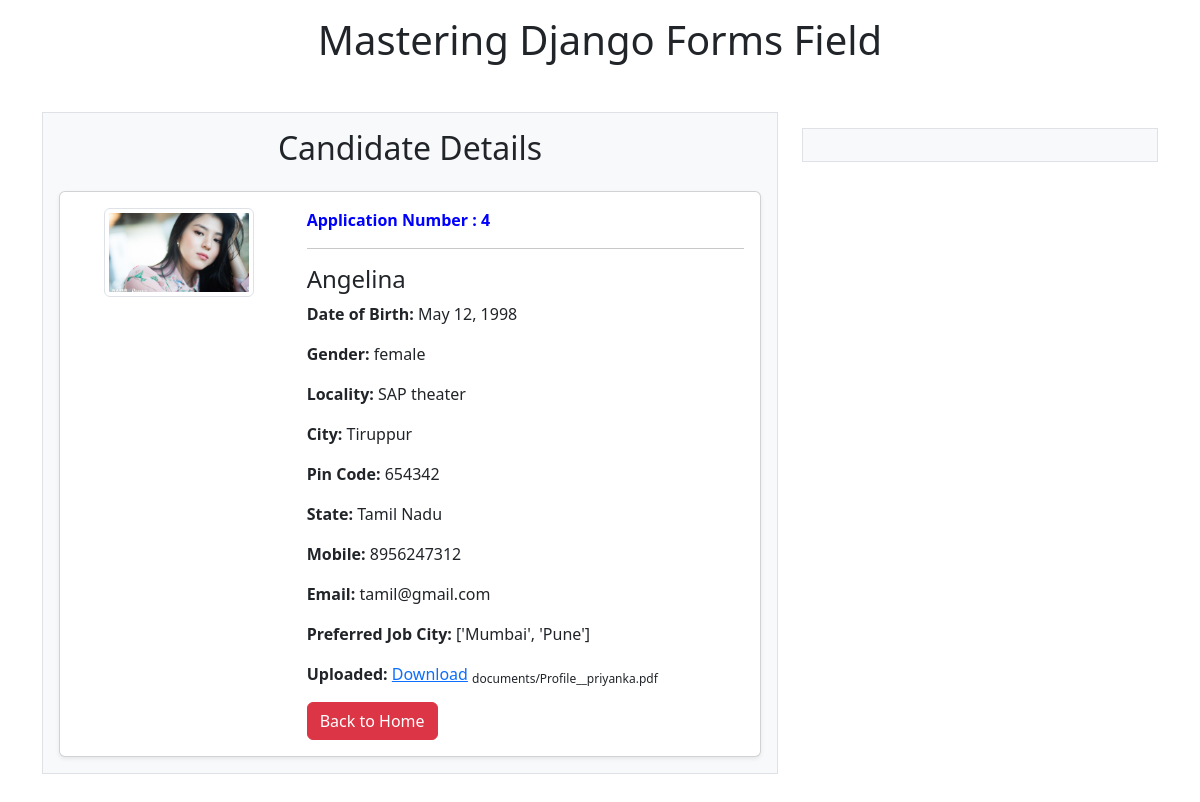
Page /candidate/4/ on the committed database.
### students/models.py (models this page shows, shortened)
class Profile(models.Model):
    name=models.CharField(max_length=100)
    dob=models.DateField(auto_now=False,auto_now_add=False)
    gender=models.CharField(max_length=10)
    locality=models.CharField(max_length=100)
    city=models.CharField(max_length=50)
    pin=models.PositiveIntegerField(validators=[validate_pin],help_text="Enter 6 digit pin code")
    state=models.CharField(choices=state_choices,max_length=50)
    mobile=models.CharField(max_length=15,validators=[validators.RegexValidator(r'^\d{10}$')],help_text="Enter 10 digit mobile number")
    email=models.EmailField(max_length=100)
    job_city=models.CharField(max_length=50)
    profile_image=models.ImageField(upload_to='profile_images/',blank=True,null=True)
    file=models.FileField(upload_to='documents/',blank=True,null=True)

### students/views.py (the view)
# urls.py: path('candidate/<int:candidate_id>/',views.candidate_detail,name='candidate_detail'),
def candidate_detail(request, candidate_id):
    candidate = Profile.objects.get(id=candidate_id)
    return render(request, 'students/candidate.html', {'candidate': candidate})

### students/templates/students/candidate.html (shortened to what this page needs)
{% extends 'students/base.html' %}
{% load static %}
{% block leftcontent %}
<h2 class="text-center mb-4">Candidate Details</h2>
<div class="card shadow-sm">
  <div class="card-body">
    <div class="row">
      <div class="col-md-4 text-center">
        {% if candidate.profile_image %}
          <img src="{{ candidate.profile_image.url }}" class="img-thumbnail mb-3" width="150" alt="Profile Image">
        {% else %}
          <img src="{% static 'images/default_profile.png' %}" class="img-thumbnail mb-3" width="150" alt="Default Image">
        {% endif %}
      </div>
      <div class="col-md-8">
        <span style="color:blue"> <b>Application Number : {{candidate.id}} </b></span>
        <hr>
        <h4>{{ candidate.name }}</h4>
        <p><strong>Date of Birth:</strong> {{ candidate.dob }}</p>
        <p><strong>Gender:</strong> {{ candidate.gender }}</p>
        <p><strong>Locality:</strong> {{ candidate.locality }}</p>
        <p><strong>City:</strong> {{ candidate.city }}</p>
        <p><strong>Pin Code:</strong> {{ candidate.pin }}</p>
        <p><strong>State:</strong> {{ candidate.state }}</p>
        <p><strong>Mobile:</strong> {{ candidate.mobile }}</p>
        <p><strong>Email:</strong> {{ candidate.email }}</p>
        <p><strong>Preferred Job City:</strong> {{ candidate.job_city }}</p>
        <p><strong>Uploaded:</strong> <a href="{{candidate.file.url}}">Download</a> <sub>{{candidate.file.name}}</sub> </p>
        <a href="/"><button class="btn btn-danger">Back to Home</button></a>
      </div>
    </div>
  </div>
</div>
{% endblock leftcontent %}

### rows in the picture
Profile: profile_image (picture), id "4", name "Angelina", dob "May 12, 1998", gender "female", locality "SAP theater", city "Tiruppur", pin "654342", state "Tamil Nadu", mobile "8956247312", email "tamil@gmail.com", job_city "['Mumbai', 'Pune']", file.name "documents/Profile__priyanka.pdf"
